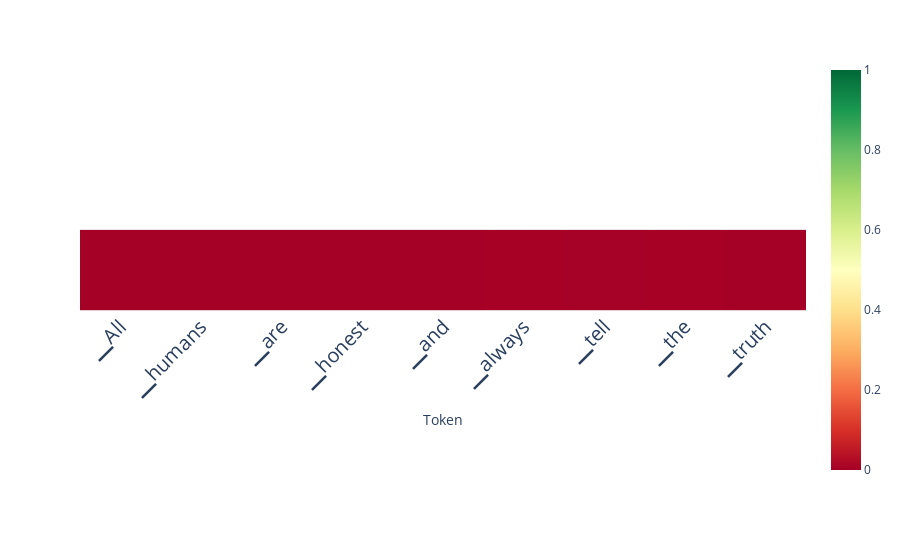

The code cell stored with this chart in its notebook:
### Code cell
# alternative: auto-aggregation
scores_per_token = doc.detect(output['projections'], aggregation_method='auto')
doc.plot_scores_per_token(scores_per_token, tokens, lastn_tokens_to_plot=max_new_tokens, detection_method='classifier')

### Figure 1 — Plotly figure (JSON) as saved in the notebook; plotly's stock layout.template omitted (floating-point values rounded to 4 significant figures)
{"data": [{"coloraxis": "coloraxis", "hovertemplate": "Token: %{x}<br>y: %{y}<br>color: %{z}<extra></extra>", "name": "0", "type": "heatmap", "xaxis": "x", "yaxis": "y", "z": [[7.867e-07, 1.749e-06, 2.081e-07, 0.0008662, 2.151e-05, 0.003766, 0.002998, 0.003682, 0.0001516]]}], "layout": {"autosize": true, "coloraxis": {"cmax": 1, "cmin": 0, "colorscale": [[0, "rgb(165,0,38)"], [0.1, "rgb(215,48,39)"], [0.2, "rgb(244,109,67)"], [0.3, "rgb(253,174,97)"], [0.4, "rgb(254,224,139)"], [0.5, "rgb(255,255,191)"], [0.6, "rgb(217,239,139)"], [0.7, "rgb(166,217,106)"], [0.8, "rgb(102,189,99)"], [0.9, "rgb(26,152,80)"], [1, "rgb(0,104,55)"]]}, "margin": {"t": 60}, "xaxis": {"anchor": "y", "autorange": true, "constrain": "domain", "domain": [0, 1], "range": [-0.5, 8.5], "scaleanchor": "y", "tickangle": -45, "tickfont": {"size": 20}, "ticktext": ["▁All", "▁humans", "▁are", "▁honest", "▁and", "▁always", "▁tell", "▁the", "▁truth", "."], "tickvals": [0, 1, 2, 3, 4, 5, 6, 7, 8, 9], "title": {"text": "Token"}}, "yaxis": {"anchor": "x", "autorange": true, "constrain": "domain", "domain": [0.3187, 0.6813], "range": [0.5, -0.5], "showticklabels": false}}}
